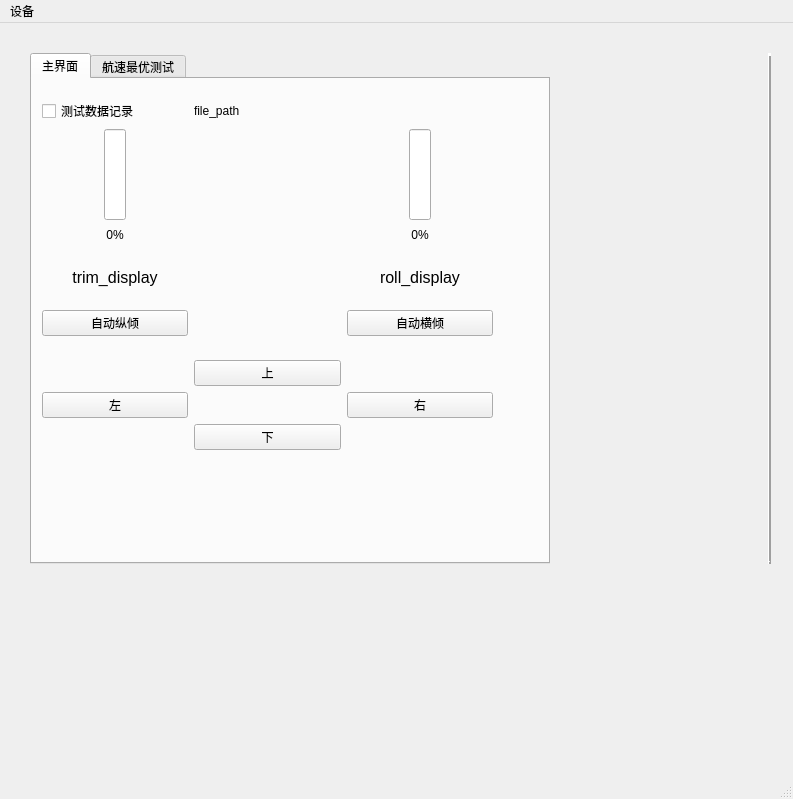
<?xml version="1.0" encoding="UTF-8"?>
<ui version="4.0">
 <class>MainWindow</class>
 <widget class="QMainWindow" name="MainWindow">
  <property name="geometry">
   <rect>
    <x>0</x>
    <y>0</y>
    <width>793</width>
    <height>799</height>
   </rect>
  </property>
  <property name="windowTitle">
   <string>MainWindow</string>
  </property>
  <widget class="QWidget" name="centralwidget">
   <widget class="QWidget" name="horizontalLayoutWidget">
    <property name="geometry">
     <rect>
      <x>30</x>
      <y>30</y>
      <width>741</width>
      <height>511</height>
     </rect>
    </property>
    <layout class="QHBoxLayout" name="horizontalLayout" stretch="4,0,2">
     <item>
      <widget class="QTabWidget" name="tabWidget">
       <property name="sizePolicy">
        <sizepolicy hsizetype="Expanding" vsizetype="Expanding">
         <horstretch>0</horstretch>
         <verstretch>0</verstretch>
        </sizepolicy>
       </property>
       <property name="currentIndex">
        <number>0</number>
       </property>
       <widget class="QWidget" name="main_tab">
        <attribute name="title">
         <string>主界面</string>
        </attribute>
        <widget class="QWidget" name="gridLayoutWidget">
         <property name="geometry">
          <rect>
           <x>10</x>
           <y>20</y>
           <width>451</width>
           <height>351</height>
          </rect>
         </property>
         <layout class="QGridLayout" name="gridLayout" rowstretch="1,5,1,3,1,1,1,1,1" columnstretch="1,1,1">
          <item row="4" column="0">
           <widget class="QPushButton" name="autoTrim">
            <property name="text">
             <string>自动纵倾</string>
            </property>
           </widget>
          </item>
          <item row="4" column="2">
           <widget class="QPushButton" name="autoRoll">
            <property name="text">
             <string>自动横倾</string>
            </property>
           </widget>
          </item>
          <item row="6" column="1">
           <widget class="QPushButton" name="up">
            <property name="text">
             <string>上</string>
            </property>
            <property name="checkable">
             <bool>false</bool>
            </property>
            <property name="autoRepeat">
             <bool>false</bool>
            </property>
           </widget>
          </item>
          <item row="7" column="2">
           <widget class="QPushButton" name="right">
            <property name="text">
             <string>右</string>
            </property>
            <property name="checkable">
             <bool>false</bool>
            </property>
           </widget>
          </item>
          <item row="1" column="0" alignment="Qt::AlignHCenter">
           <widget class="QProgressBar" name="left_board_bar">
            <property name="sizePolicy">
             <sizepolicy hsizetype="Fixed" vsizetype="Preferred">
              <horstretch>0</horstretch>
              <verstretch>0</verstretch>
             </sizepolicy>
            </property>
            <property name="layoutDirection">
             <enum>Qt::LeftToRight</enum>
            </property>
            <property name="value">
             <number>0</number>
            </property>
            <property name="alignment">
             <set>Qt::AlignCenter</set>
            </property>
            <property name="textVisible">
             <bool>true</bool>
            </property>
            <property name="orientation">
             <enum>Qt::Vertical</enum>
            </property>
            <property name="invertedAppearance">
             <bool>true</bool>
            </property>
            <property name="textDirection">
             <enum>QProgressBar::BottomToTop</enum>
            </property>
           </widget>
          </item>
          <item row="2" column="0">
           <widget class="QLabel" name="left_pct">
            <property name="text">
             <string>0%</string>
            </property>
            <property name="alignment">
             <set>Qt::AlignCenter</set>
            </property>
           </widget>
          </item>
          <item row="2" column="2">
           <widget class="QLabel" name="right_pct">
            <property name="text">
             <string>0%</string>
            </property>
            <property name="alignment">
             <set>Qt::AlignCenter</set>
            </property>
           </widget>
          </item>
          <item row="8" column="1">
           <widget class="QPushButton" name="down">
            <property name="text">
             <string>下</string>
            </property>
            <property name="checkable">
             <bool>false</bool>
            </property>
           </widget>
          </item>
          <item row="5" column="1">
           <spacer name="verticalSpacer">
            <property name="orientation">
             <enum>Qt::Vertical</enum>
            </property>
            <property name="sizeHint" stdset="0">
             <size>
              <width>20</width>
              <height>40</height>
             </size>
            </property>
           </spacer>
          </item>
          <item row="0" column="0">
           <widget class="QCheckBox" name="record_flag">
            <property name="text">
             <string>测试数据记录</string>
            </property>
           </widget>
          </item>
          <item row="0" column="1" colspan="2">
           <widget class="QLabel" name="file_label">
            <property name="text">
             <string>file_path</string>
            </property>
           </widget>
          </item>
          <item row="7" column="0">
           <widget class="QPushButton" name="left">
            <property name="text">
             <string>左</string>
            </property>
            <property name="checkable">
             <bool>false</bool>
            </property>
           </widget>
          </item>
          <item row="1" column="2" alignment="Qt::AlignHCenter">
           <widget class="QProgressBar" name="right_board_bar">
            <property name="font">
             <font>
              <kerning>true</kerning>
             </font>
            </property>
            <property name="value">
             <number>0</number>
            </property>
            <property name="alignment">
             <set>Qt::AlignCenter</set>
            </property>
            <property name="textVisible">
             <bool>true</bool>
            </property>
            <property name="orientation">
             <enum>Qt::Vertical</enum>
            </property>
            <property name="invertedAppearance">
             <bool>true</bool>
            </property>
            <property name="textDirection">
             <enum>QProgressBar::BottomToTop</enum>
            </property>
           </widget>
          </item>
          <item row="3" column="0">
           <widget class="QLabel" name="trim_display">
            <property name="font">
             <font>
              <pointsize>12</pointsize>
             </font>
            </property>
            <property name="text">
             <string>trim_display</string>
            </property>
            <property name="alignment">
             <set>Qt::AlignCenter</set>
            </property>
           </widget>
          </item>
          <item row="3" column="2">
           <widget class="QLabel" name="roll_display">
            <property name="font">
             <font>
              <pointsize>12</pointsize>
             </font>
            </property>
            <property name="text">
             <string>roll_display</string>
            </property>
            <property name="alignment">
             <set>Qt::AlignCenter</set>
            </property>
           </widget>
          </item>
         </layout>
        </widget>
       </widget>
       <widget class="QWidget" name="test_tab">
        <attribute name="title">
         <string>航速最优测试</string>
        </attribute>
        <widget class="QLabel" name="label">
         <property name="geometry">
          <rect>
           <x>30</x>
           <y>50</y>
           <width>121</width>
           <height>21</height>
          </rect>
         </property>
         <property name="text">
          <string>航速（kn）</string>
         </property>
        </widget>
        <widget class="QLabel" name="label_2">
         <property name="geometry">
          <rect>
           <x>30</x>
           <y>80</y>
           <width>121</width>
           <height>21</height>
          </rect>
         </property>
         <property name="text">
          <string>转速（r/min）</string>
         </property>
        </widget>
        <widget class="QLineEdit" name="speed_edit">
         <property name="geometry">
          <rect>
           <x>120</x>
           <y>50</y>
           <width>113</width>
           <height>20</height>
          </rect>
         </property>
        </widget>
        <widget class="QLineEdit" name="rpm_edit">
         <property name="geometry">
          <rect>
           <x>120</x>
           <y>80</y>
           <width>113</width>
           <height>20</height>
          </rect>
         </property>
        </widget>
        <widget class="QPushButton" name="start_test_btn">
         <property name="geometry">
          <rect>
           <x>30</x>
           <y>170</y>
           <width>91</width>
           <height>31</height>
          </rect>
         </property>
         <property name="text">
          <string>开始记录</string>
         </property>
        </widget>
        <widget class="QProgressBar" name="test_progress">
         <property name="geometry">
          <rect>
           <x>30</x>
           <y>130</y>
           <width>231</width>
           <height>23</height>
          </rect>
         </property>
         <property name="value">
          <number>0</number>
         </property>
        </widget>
        <widget class="QPushButton" name="stop_test_btn">
         <property name="geometry">
          <rect>
           <x>140</x>
           <y>170</y>
           <width>91</width>
           <height>31</height>
          </rect>
         </property>
         <property name="text">
          <string>结束记录</string>
         </property>
        </widget>
       </widget>
      </widget>
     </item>
     <item>
      <layout class="QGridLayout" name="gridLayout_3">
       <item row="0" column="0">
        <widget class="MWidget" name="m1" native="true">
         <property name="sizePolicy">
          <sizepolicy hsizetype="Fixed" vsizetype="Fixed">
           <horstretch>0</horstretch>
           <verstretch>0</verstretch>
          </sizepolicy>
         </property>
         <property name="minimumSize">
          <size>
           <width>100</width>
           <height>200</height>
          </size>
         </property>
         <property name="baseSize">
          <size>
           <width>100</width>
           <height>200</height>
          </size>
         </property>
        </widget>
       </item>
       <item row="0" column="1">
        <widget class="MWidget" name="m2" native="true">
         <property name="minimumSize">
          <size>
           <width>100</width>
           <height>200</height>
          </size>
         </property>
        </widget>
       </item>
      </layout>
     </item>
     <item>
      <widget class="QFrame" name="frame">
       <property name="frameShape">
        <enum>QFrame::VLine</enum>
       </property>
       <property name="frameShadow">
        <enum>QFrame::Raised</enum>
       </property>
       <property name="lineWidth">
        <number>3</number>
       </property>
      </widget>
     </item>
    </layout>
   </widget>
  </widget>
  <widget class="QStatusBar" name="statusbar"/>
  <widget class="QMenuBar" name="menuBar">
   <property name="geometry">
    <rect>
     <x>0</x>
     <y>0</y>
     <width>793</width>
     <height>22</height>
    </rect>
   </property>
   <widget class="QMenu" name="menu">
    <property name="title">
     <string>设备</string>
    </property>
    <addaction name="actionconnect"/>
   </widget>
   <addaction name="menu"/>
  </widget>
  <action name="actionconnect">
   <property name="text">
    <string>connect</string>
   </property>
  </action>
 </widget>
 <customwidgets>
  <customwidget>
   <class>MWidget</class>
   <extends>QWidget</extends>
   <header>m_ui</header>
   <container>1</container>
  </customwidget>
 </customwidgets>
 <resources/>
 <connections/>
</ui>
